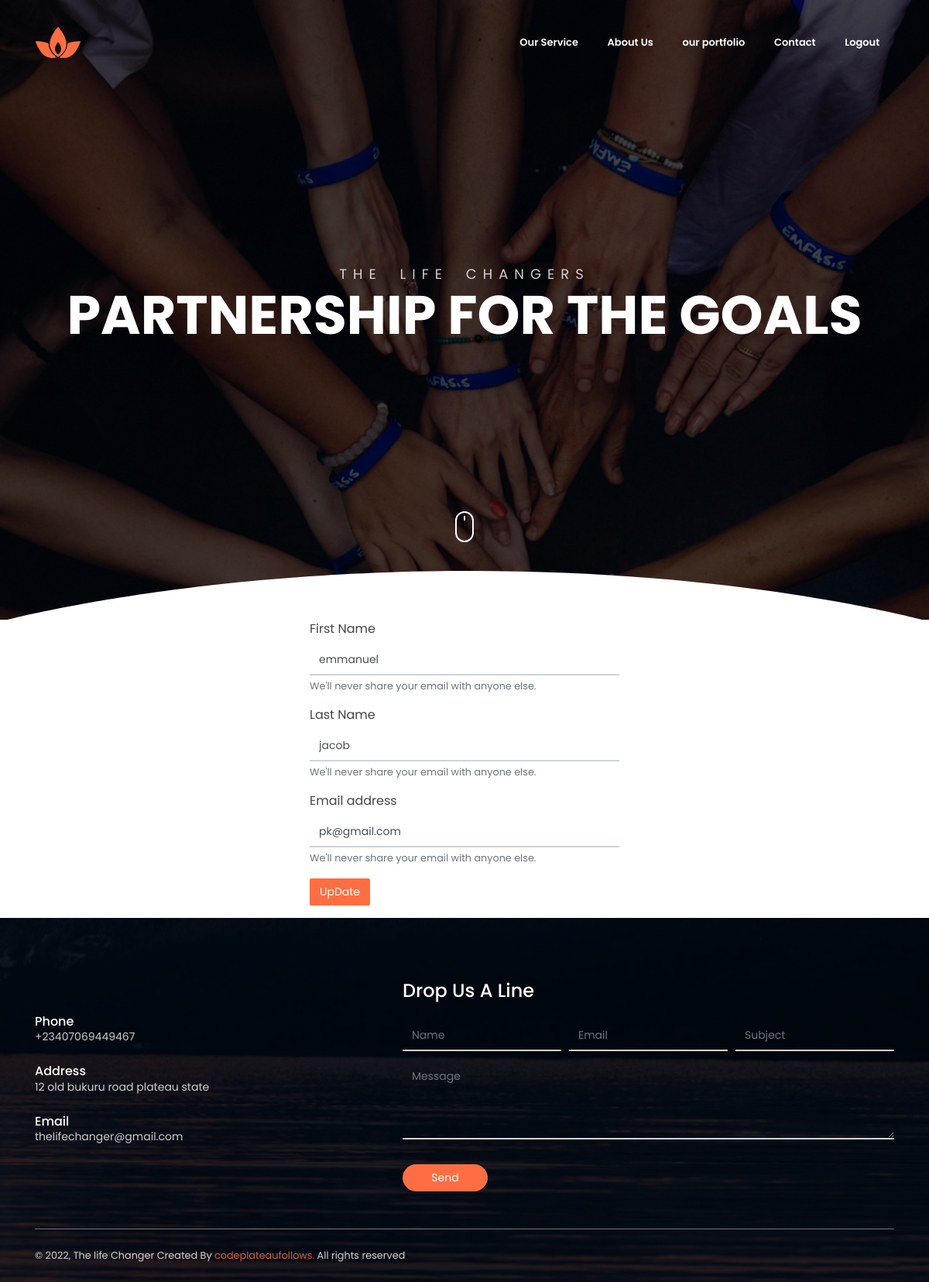
/edit.php?action=6 (signed in), run on the app's committed database.
### tables this page shows
CREATE TABLE `users` (
  `ID` int(11) NOT NULL,
  `firstname` varchar(30) NOT NULL,
  `lastname` varchar(30) NOT NULL,
  `email` varchar(100) NOT NULL,
  `password` varchar(258) NOT NULL,
  `image` varchar(258) DEFAULT NULL
);

### edit.php (the view, shortened to what this page needs)
<?php
  include('config.php');
?>
<!DOCTYPE html>
<html lang="en">
<head>
  <link rel="stylesheet" href="public_html/assets/vendors/themify-icons/css/themify-icons.css">
	<link rel="stylesheet" href="public_html/assets/css/leadmark.css">
</head>
<body>
    <nav class="navbar custom-navbar navbar-expand-md navbar-light fixed-top" data-spy="affix" data-offset-top="10">
        <div class="container">
            <a class="navbar-brand" href="public_html/index.php">
            <img src="public_html/assets/imgs/logo.svg" alt="public_html/index.php">
            </a>
            <div class="collapse navbar-collapse" id="navbarSupportedContent">
                <ul class="navbar-nav ml-auto">
                    <li class="nav-item">
                        <a class="nav-link" href="#service">Our Service</a>
                    </li>
                    <li class="nav-item">
                        <a class="nav-link" href="#about">About Us</a>
                    </li>
                    <li class="nav-item">
                        <a class="nav-link" href="#portfolio">our portfolio</a>
                    </li>
                    <li class="nav-item">
                        <a class="nav-link" href="#contact">Contact</a>
                    </li>
                    <?php
                        if(isset($_SESSION['id'])){
                    ?>
                        <li class="nav-item">
                          <a class="nav-link" href="logout.php">Logout</a>
                        </li>
                    <?php
                        }
                    ?>
                </ul>
            </div>
        </div>
    </nav>
    <header class="header">
        <div class="overlay">
        <h1 class="subtitle">THE LIFE CHANGERS</h1>
            <h1 class="title">PARTNERSHIP FOR THE GOALS</h1>
        </div>
        <div class="shape">
            <svg viewBox="0 0 1500 200">
                <path d="m 0,240 h 1500.4828 v -71.92164 c 0,0 -286.2763,-81.79324 -743.19024,-81.79324 C 300.37862,86.28512 0,168.07836 0,168.07836 Z"/>
            </svg>
        </div>
        <div class="mouse-icon"><div class="wheel"></div></div>
    </header>
<?php
        if (isset($_GET['action'])){
            $userid = $_GET['action'];
            $query = " SELECT * FROM users WHERE `ID` = '$userid'";
            $result = mysqli_query($conn,$query);
            while($row = mysqli_fetch_assoc($result)){
    ?>
<main>
    <form action="edit.php" method="POST" style="width: 400px; margin: auto">
            <div class="form-group">
              <label for="exampleInputEmail1">First Name</label>
              <input type="text" name="txtfn" class="form-control" value="<?php echo $row['firstname'] ?>" id="exampleInputEmail1" aria-describedby="emailHelp">
              <small id="emailHelp" class="form-text text-muted">We'll never share your email with anyone else.</small>
            </div>
            <div class="form-group">
              <label for="exampleInputEmail1">Last Name</label>
              <input type="text" name="txtln" class="form-control" value="<?php echo $row['lastname'] ?>" id="exampleInputEmail1" aria-describedby="emailHelp">
              <small id="emailHelp" class="form-text text-muted">We'll never share your email with anyone else.</small>
            </div>
            <div class="form-group">
              <label for="exampleInputEmail1">Email address</label>
              <input type="email" name="txtemail" class="form-control" value="<?php echo $row['email'] ?>" id="exampleInputEmail1" aria-describedby="emailHelp">
              <small id="emailHelp" class="form-text text-muted">We'll never share your email with anyone else.</small>
            </div>
            <button type="submit" name="btnupdate" class="btn btn-primary">UpDate</button>
          </form>
    <?php
       }
    }
    ?>
</main>
  <section id="contact" class="section mt-3 has-img-bg pb-0">
        <div class="container">
            <div class="row align-items-center">
                <div class="col-md-5 my-3">
                    <h6 class="mb-0">Phone</h6>
                    <p class="mb-4">+23407069449467</p>
                    <h6 class="mb-0">Address</h6>
                    <p class="mb-4">12 old bukuru road plateau state</p>
                    <h6 class="mb-0">Email</h6>
                    <p class="mb-0">thelifechanger@gmail.com</p>
                </div>
                <div class="col-md-7">
                    <form>
                        <h4 class="mb-4">Drop Us A Line</h4>
                        <div class="form-row">
                            <div class="form-group col-sm-4">
                                <input type="text" class="form-control text-white rounded-0 bg-transparent" name="name" placeholder="Name">
                            </div>
                            <div class="form-group col-sm-4">
                                <input type="email" class="form-control text-white rounded-0 bg-transparent" name="Email" placeholder="Email">
                            </div>
                            <div class="form-group col-sm-4">
                                <input type="text" class="form-control text-white rounded-0 bg-transparent" name="subject" placeholder="Subject">
                            </div>
                            <div class="form-group col-12">
                                <textarea name="message" id="" cols="30" rows="4" class="form-control text-white rounded-0 bg-transparent" placeholder="Message"></textarea>
                            </div>
                            <div class="form-group col-12 mb-0">
                                <button type="submit" class="btn btn-primary rounded w-md mt-3">Send</button>
                            </div>
                        </div>
                    </form>
                </div>
            </div>
            <footer class="mt-5 py-4 border-top border-secondary">
                <p class="mb-0 small">&copy; <script>document.write(new Date().getFullYear())</script>, The life Changer Created By <a href="https://www.codeplateaufollows.com" target="_blank">codeplateaufollows.</a>  All rights reserved </p>
            </footer>
        </div>
    </section>
</body>
</html>

### data on the page
users: txtfn "emmanuel", txtln "jacob", txtemail "pk@gmail.com"
